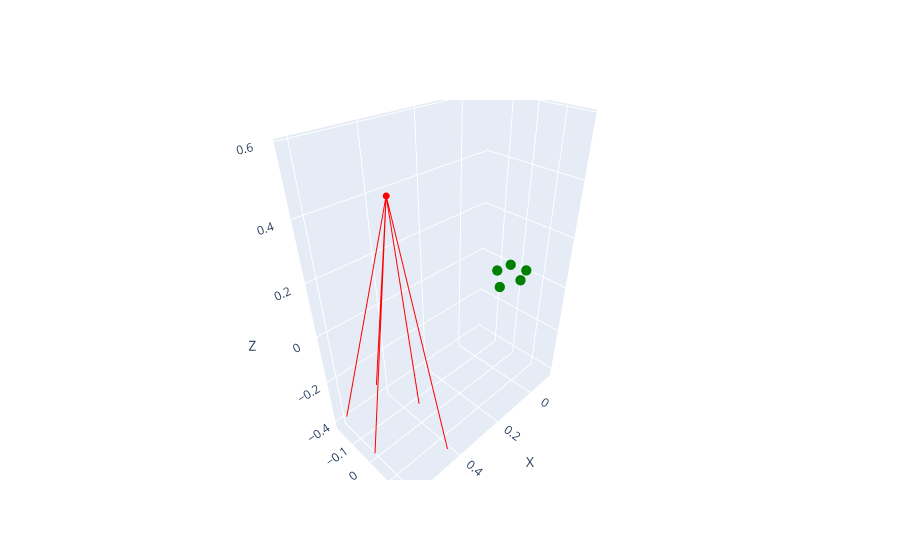

Write notebook code for a chart like this one.
### Code cell
img_data1 = data[data["img"] == np.random.choice(img_indices)]
img_data2 = data[data["img"] == np.random.choice(img_indices)]

closest_points = {}
for idx1, detection1 in img_data1.iterrows():
    ray_o1 = detection1["ray_origin"]
    ray_d1 = detection1["ray_direction"]

    for idx2, detection2 in img_data2[["ray_origin", "ray_direction"]].iterrows():
        ray_o2 = detection2["ray_origin"]
        ray_d2 = detection2["ray_direction"]

        closest_point, distance = closest_point_between_rays(
            np.array(ray_o1),
            np.array(ray_d1),
            np.array(ray_o2),
            np.array(ray_d2),
        )
        if distance is None:
            closest_points[(idx1, idx2)] = (ray_o1, 0)
        else:
            closest_points[(idx1, idx2)] = (closest_point, distance)

print(closest_points)
# plot_two_rays_with_closest(ray_o1, ray_d1, ray_o2, ray_d2, closest_point)
plot_rays_and_points(
    ray_directions=img_data1["ray_direction"].values,
    ray_origins=img_data1["ray_origin"].values,
    points=keypoints3D
)

### Figure 1 — Plotly figure (JSON) as saved in the notebook; plotly's stock layout.template omitted (floating-point values rounded to 4 significant figures)
{"data": [{"line": {"color": "red"}, "mode": "lines", "name": "ray", "showlegend": false, "type": "scatter3d", "x": [0.6087, 0.6128], "y": [0.1838, 0.002948], "z": [0.5753, -0.4082]}, {"marker": {"color": "red", "size": 4}, "mode": "markers", "showlegend": false, "type": "scatter3d", "x": [0.6087], "y": [0.1838], "z": [0.5753]}, {"line": {"color": "red"}, "mode": "lines", "name": "ray", "showlegend": false, "type": "scatter3d", "x": [0.6087, 0.4282], "y": [0.1838, 0.164], "z": [0.5753, -0.4081]}, {"marker": {"color": "red", "size": 4}, "mode": "markers", "showlegend": false, "type": "scatter3d", "x": [0.6087], "y": [0.1838], "z": [0.5753]}, {"line": {"color": "red"}, "mode": "lines", "name": "ray", "showlegend": false, "type": "scatter3d", "x": [0.6087, 0.3826], "y": [0.1838, -0.02971], "z": [0.5753, -0.3751]}, {"marker": {"color": "red", "size": 4}, "mode": "markers", "showlegend": false, "type": "scatter3d", "x": [0.6087], "y": [0.1838], "z": [0.5753]}, {"line": {"color": "red"}, "mode": "lines", "name": "ray", "showlegend": false, "type": "scatter3d", "x": [0.6087, 0.6078], "y": [0.1838, -0.1593], "z": [0.5753, -0.364]}, {"marker": {"color": "red", "size": 4}, "mode": "markers", "showlegend": false, "type": "scatter3d", "x": [0.6087], "y": [0.1838], "z": [0.5753]}, {"line": {"color": "red"}, "mode": "lines", "name": "ray", "showlegend": false, "type": "scatter3d", "x": [0.6087, 0.4539], "y": [0.1838, -0.186], "z": [0.5753, -0.3408]}, {"marker": {"color": "red", "size": 4}, "mode": "markers", "showlegend": false, "type": "scatter3d", "x": [0.6087], "y": [0.1838], "z": [0.5753]}, {"marker": {"color": "green", "size": 6}, "mode": "markers", "name": "points", "showlegend": false, "type": "scatter3d", "x": [0.04597, -0.0391, -0.1105, -0.1007, -0.02955], "y": [0.0401, 0.06517, 0.03694, -0.02873, -0.03526], "z": [0.015, 0.015, 0.0115, 0.0115, 0.015]}], "layout": {"scene": {"xaxis": {"title": {"text": "X"}}, "yaxis": {"title": {"text": "Y"}}, "zaxis": {"title": {"text": "Z"}}}}}
